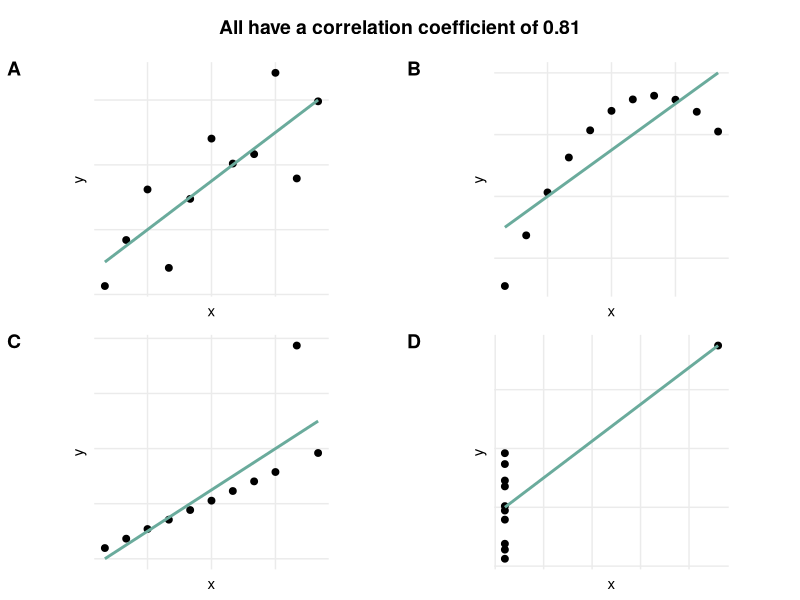

The R script that drew this image:
## ---- chunk 1
knitr::opts_chunk$set(
	echo = TRUE,
	fig.align = "center",
	message = FALSE,
	warning = FALSE,
	comment = "",
	dpi = 300
)
## ---- chunk 2
# Packages
library(tidyverse) # Wrangle and visualise data
library(cowplot)   # Combine plots

# Plot setup
theme_set(theme_minimal())
theme_update(
  aspect.ratio = 1,
  panel.grid.minor = element_blank(),
  axis.text.x = element_blank(),
  axis.text.y = element_blank(),
  axis.ticks = element_blank(),
  legend.position = "none"
)
## ---- chunk 3
# Create plots
p1 <- anscombe %>%
  ggplot(mapping = aes(x = x1, y = y1)) +
    geom_point(size = 2) +
    geom_smooth(formula = "y ~ x", method = "lm", se = FALSE, colour = "#6AAB9C") +
    labs(x = "x", y = "y")

p2 <- anscombe %>%
  ggplot(mapping = aes(x = x2, y = y2)) +
    geom_point(size = 2) +
    geom_smooth(formula = "y ~ x", method = "lm", se = FALSE, colour = "#6AAB9C") +
    labs(x = "x", y = "y")

p3 <- anscombe %>%
  ggplot(mapping = aes(x = x3, y = y3)) +
    geom_point(size = 2) +
    geom_smooth(formula = "y ~ x", method = "lm", se = FALSE, colour = "#6AAB9C") +
    labs(x = "x", y = "y")

p4 <- anscombe %>%
  ggplot(mapping = aes(x = x4, y = y4)) +
    geom_point(size = 2) +
    geom_smooth(formula = "y ~ x", method = "lm", se = FALSE, colour = "#6AAB9C") +
    labs(x = "x", y = "y")

# Combine plots
combined <- plot_grid(p1, p2, p3, p4, ncol = 2, labels = LETTERS[1:4])

# Add a title
title <- ggdraw() +
  draw_label("\nAll have a correlation coefficient of 0.81\n", fontface = "bold")

# Show the final plot
plot_grid(title, combined, ncol = 1, rel_heights = c(0.1, 1))
## ---- chunk 4
sessionInfo()
